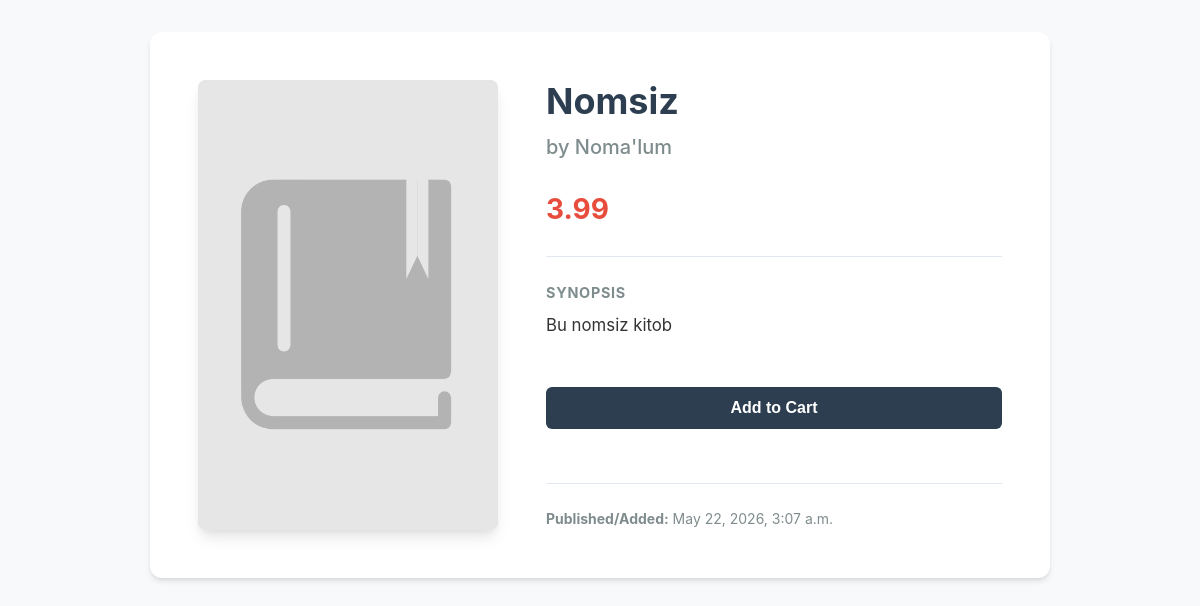
Screenshot of /detailed/2 with the database file from the repository.
### home/models.py (models this page shows, shortened)
class Book(models.Model):
    title = models.CharField(max_length=30)
    summary = models.CharField(max_length=400)
    photo = models.ImageField(upload_to='books', default='book_default.png', blank=True)
    author = models.CharField(max_length=30)
    price = models.DecimalField(max_digits=10, decimal_places=2)
    created_at = models.DateTimeField(auto_now_add=True)

### home/views.py (the view)
# urls.py: path('detailed/<int:pk>', detailed, name='detailed'),
def detailed(request, pk):
    book = Book.objects.get(pk=pk)
    return render(request, 'detailed.html', {'book':book})

### templates/detailed.html (shortened to what this page needs)
<!DOCTYPE html>
<html lang="en">
<head>
</head>
<body>
    <main class="container">
        <div class="book-layout">
            <div class="book-cover-wrapper">
                {% if book.photo.url %}
                    <img class="book-cover" src="{{book.photo.url}}" alt="Cover of {{book.title}}">
                {% else %}
                    <div class="book-cover" style="display: flex; align-items: center; justify-content: center; background: #e2e8f0; color: #a0aec0; text-align: center; padding: 1rem;">
                        No Cover Available
                    </div>
                {% endif %}
            </div>
            <div class="book-details">
                <h1 class="book-title">{{book.title}}</h1>
                <div class="book-author">by {{book.author}}</div>
                <div class="book-price">
                    {{book.price}}
                </div>
                <div class="divider"></div>
                <h3 class="section-title">Synopsis</h3>
                <p class="book-summary">{{book.summary}}</p>
                <button class="btn-purchase">Add to Cart</button>
                <div class="book-meta">
                    <span><strong>Published/Added:</strong> {{book.created_at}}</span>
                </div>
            </div>
        </div>
    </main>
</body>
</html>

### templates/detailed.html (style rules this page uses)
:root { --primary-color: #2c3e50; --accent-color: #e74c3c; --text-main: #333333; --text-muted: #7f8c8d; --bg-body: #f8f9fa; --bg-card: #ffffff; --border-color: #e2e8f0; }
* { box-sizing: border-box; margin: 0; padding: 0; }
body { font-family: -apple-system, BlinkMacSystemFont, "Segoe UI", Roboto, Oxygen, Ubuntu, Cantarell, sans-serif; background-color: var(--bg-body); color: var(--text-main); line-height: 1.6; padding: 2rem 1rem; }
.container { max-width: 900px; margin: 0 auto; background: var(--bg-card); border-radius: 12px; box-shadow: 0 4px 6px -1px rgba(0, 0, 0, 0.1), 0 2px 4px -1px rgba(0, 0, 0, 0.06); overflow: hidden; }
.book-layout { display: grid; grid-template-columns: 1fr; gap: 2rem; padding: 2rem; }
@media (min-width: 768px) { .book-layout { grid-template-columns: 300px 1fr; gap: 3rem; padding: 3rem; } }
.book-cover-wrapper { display: flex; justify-center: center; align-items: flex-start; }
.book-cover { width: 100%; max-width: 300px; height: auto; aspect-ratio: 2 / 3; object-fit: cover; border-radius: 8px; box-shadow: 0 10px 15px -3px rgba(0, 0, 0, 0.1), 0 4px 6px -2px rgba(0, 0, 0, 0.05); background-color: #eaeaea; }
.book-details { display: flex; flex-direction: column; }
.book-title { font-size: 2.25rem; font-weight: 700; color: var(--primary-color); line-height: 1.2; margin-bottom: 0.5rem; }
.book-author { font-size: 1.25rem; color: var(--text-muted); font-weight: 500; margin-bottom: 1.5rem; }
.book-price { font-size: 1.75rem; font-weight: 700; color: var(--accent-color); margin-bottom: 1.5rem; display: flex; align-items: center; }
.divider { height: 1px; background-color: var(--border-color); margin-bottom: 1.5rem; }
.section-title { font-size: 0.9rem; text-transform: uppercase; letter-spacing: 0.05em; color: var(--text-muted); margin-bottom: 0.5rem; }
.book-summary { font-size: 1.05rem; color: var(--text-main); margin-bottom: 2rem; white-space: pre-line; }
.book-meta { margin-top: auto; padding-top: 1.5rem; border-top: 1px solid var(--border-color); font-size: 0.875rem; color: var(--text-muted); }
.btn-purchase { display: inline-block; background-color: var(--primary-color); color: white; text-align: center; padding: 0.75rem 1.5rem; font-size: 1rem; font-weight: 600; border-radius: 6px; text-decoration: none; transition: background-color 0.2s; margin-top: 1rem; cursor: pointer; border: none; }

### rows the page displays
Book: photo (placeholder picture), title "Nomsiz", author "Noma'lum", price "3.99", summary "Bu nomsiz kitob", created_at "May 22, 2026, 3:07 a.m."
